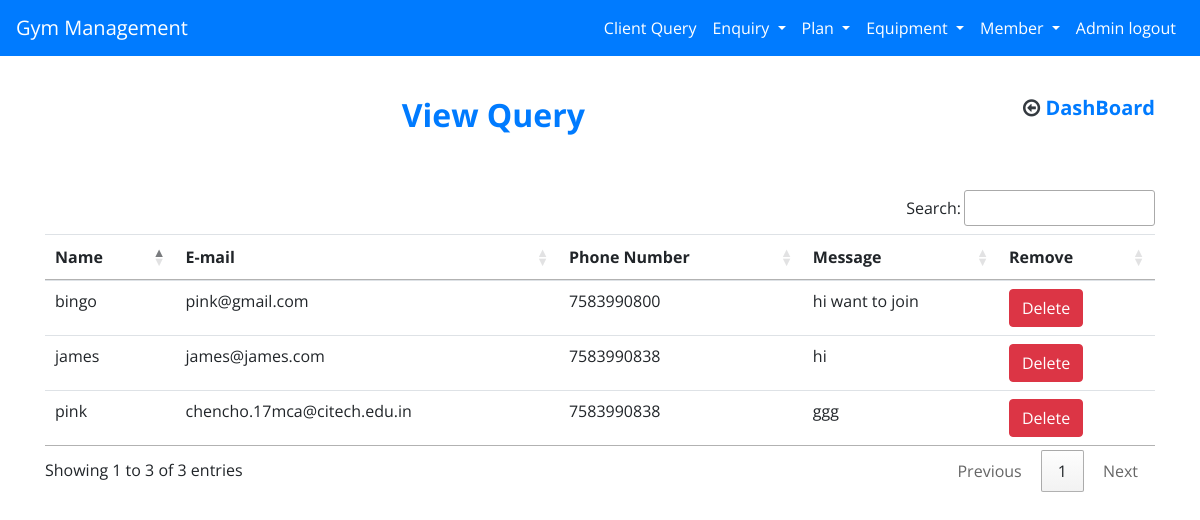
Page /view_contact (signed in) on the earlier database version.
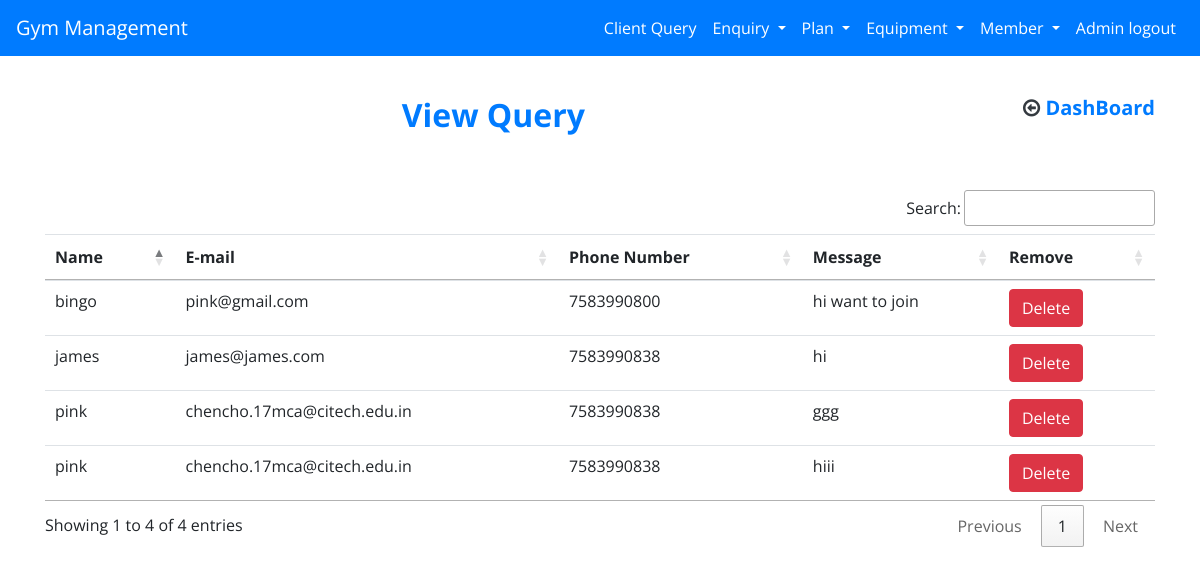
Same page on the later database version.
### gym/models.py (models this page shows, shortened)
class ContactUs(models.Model):
    name=models.CharField(max_length=50)
    email=models.EmailField(max_length=100)
    phone=models.CharField(max_length=8)
    msg=models.TextField(max_length=500)

### gym/views.py (the view)
# urls.py: path('view_contact',views.view_contact,name='view_contact'),
def view_contact(request):
    if not request.user.is_staff:
        return redirect('/login')
    query=ContactUs.objects.all()
    return render(request,'view_query.html',{'query':query})

### gym/templates/view_query.html
{% extends 'base.html' %}
{% load static %}
{% block content %}
    <div class="container pb-2" style="min-height: 100vh">
        <div class="row">
            <div class="col-md-6">
                <h2 class="text-center text-primary font-weight-bold pb-5 text-center"
                    style="padding-top: 6rem;text-align: right!important;">View Query</h2>
            </div>
            <div class="col-md-6">
                <h5 class="text-center text-primary font-weight-bold pb-5"
                    style="padding-top: 6rem;text-align: right!important"><a href="/"><span
                        class="fa fa-arrow-circle-o-left text-dark"></span> DashBoard</a></h5>
            </div>
        </div>
        <table id="example" class="table" >
            <thead>
            <tr>
                <th scope="col">Name</th>
                <th scope="col">E-mail</th>
                <th scope="col">Phone Number</th>
                <th scope="col">Message</th>
                <th scope="col">Remove</th>
            </tr>
            </thead>
            <tbody>
            {% for i in query %}
                <tr>
                    <td>{{ i.name }}</td>
                    <td>{{ i.email }}</td>
                    <td>{{ i.phone }}</td>
                    <td>{{ i.msg }}</td>
                    <td><a class="btn btn-danger" href="/delete_query/{{ i.id }}" onclick="return confirm('Are you sure')">Delete</a> </td></tr>
            {% endfor %}
            </tbody>
        </table>
    </div>
{% endblock content %}

### gym/templates/base.html (shortened to what this page needs)
<!doctype html>
<html lang="en">
<head>
    {% load static %}
    <link rel="stylesheet" href="https://maxcdn.bootstrapcdn.com/bootstrap/4.0.0/css/bootstrap.min.css"
>
    <link rel="stylesheet" type="text/css" href="{% static 'css/style.css' %}">
    <link rel="stylesheet" href="https://cdnjs.cloudflare.com/ajax/libs/font-awesome/4.7.0/css/font-awesome.min.css">
    <link rel="stylesheet" href="https://cdn.datatables.net/1.10.21/css/jquery.dataTables.min.css">
    <link rel="stylesheet" href="https://cdn.datatables.net/buttons/1.6.2/css/buttons.dataTables.min.css">
</head>
<body>
<nav class="navbar navbar-expand-lg navbar-dark bg-primary fixed-top">
    <a class="navbar-brand" href="/">Gym Management</a>
    <div class="collapse navbar-collapse" id="navbarSupportedContent">
        <ul class="navbar-nav ml-auto">
            {% if not request.user.is_staff %}
                <li class="nav-item">
                    <span class="nav-link text-capitalize">call us <strong>(17611798)</strong></span>
                </li>
                <li class="nav-item active">
                    <a class="nav-link" href="/hero_section">Home <span class="sr-only">(current)</span></a>
                </li>
                <li class="nav-item">
                    <a class="nav-link" href="/about">About Us</a>
                </li>
                <li class="nav-item">
                    <a class="nav-link" href="/contact">Contact Us</a>
                </li>
                <li class="nav-item">
                    <a class="nav-link" href="/login">Admin Login</a>
                </li>
            {% elif request.user.is_staff %}
                <li class="nav-item">
                    <a class="nav-link" href="/view_contact">Client Query</a>
                </li>
                <li class="nav-item dropdown">
                    <a class="nav-link dropdown-toggle" href="#" id="navbarDropdown" role="button"
                       data-toggle="dropdown" aria-haspopup="true" aria-expanded="false">
                        Enquiry
                    </a>
                </li>
                <li class="nav-item dropdown">
                    <a class="nav-link dropdown-toggle" href="#" id="navbarDropdown" role="button"
                       data-toggle="dropdown" aria-haspopup="true" aria-expanded="false">
                        Plan
                    </a>
                </li>
                <li class="nav-item dropdown">
                    <a class="nav-link dropdown-toggle" href="#" id="navbarDropdown" role="button"
                       data-toggle="dropdown" aria-haspopup="true" aria-expanded="false">
                        Equipment
                    </a>
                </li>
                <li class="nav-item dropdown">
                    <a class="nav-link dropdown-toggle" href="#" id="navbarDropdown" role="button"
                       data-toggle="dropdown" aria-haspopup="true" aria-expanded="false">
                        Member
                    </a>
                </li>
                <li class="nav-item">
                    <a class="nav-link" href="/Logout">Admin logout</a>
                </li>
            {% endif %}
        </ul>
    </div>
</nav>
{% block content %}
{% endblock content %}
</body>
</html>

### gym/static/css/style.css (style rules this page uses)
* { padding: 0; margin: 0; box-sizing: border-box; font-family: 'Open Sans', sans-serif; }
.nav-link { color: white !important; }
a:link { text-decoration: none; }

Differences in the rows shown:
added ContactUs: name "pink", email "chencho.17mca@citech.edu.in", phone "7583990838", msg "hiii"
Other differences:
text written by a page script: "Search: Showing 1 to 3 of 3 entries Previous 1 Next" → "Search: Showing 1 to 4 of 4 entries Previous 1 Next"
